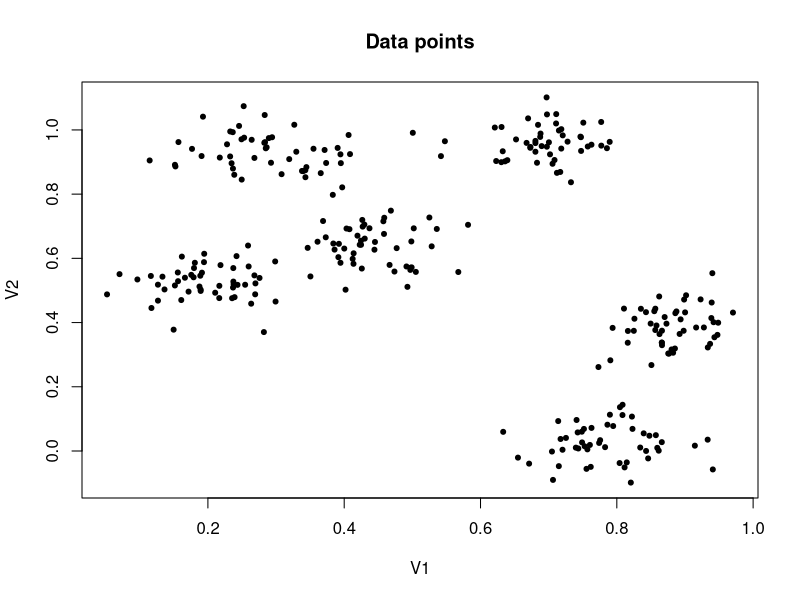

The R script that drew this image: (Note: this script raises an error after producing the figure.)
# This example reads a set of datapoints from a file
# It uses path length (TSP), tpPL, and OLO criteria to find orderings.
# It plots the paths and the heat maps all in one graph.

closeAllConnections()  # helps avoid "Error in file(con, "w") : all connections are in use"
library(lattice)      # for the levelplot function
library(latticeExtra) # allow adding plotxy objects
library(MASS)
library(seriation)
library(viridis)
library(doParallel)
registerDoParallel() # for parallel processing in TSP

### function that calculates the tree penalty matrix
penaltymatrix <-function(d,method){ 
  # d = dissimilarity matrix as a "dist" object
  # method = type of linkage: single, complete, average, Ward
  D<-as.matrix(d) # distance matrix as a "matrix" object
  if (method == "ward") {
    method = "ward.D2"
  }
  Tree1 <- hclust(d,method=method)   # tree object from hierarchical clustering
  n  <- length(Tree1$height)+1 # number of leaves in a tree
  a1 <- matrix(cutree(Tree1,1:n),ncol=n,nrow=n,byrow=F,dimnames=NULL) # matrix of cluster identities for different cuts
  h1 <- rev(Tree1$height)# vector of heights of cuts in decreasing order of length n-1
  PM <- matrix(rep(0,n^2),nrow=n) # create a matrix to save tree penalties
  for (i in 1:(n-1)) {
    for(j in (i+1):n) {
      e11 <- c(a1[i,])     # vector of cluster indices for point i
      e12 <- c(a1[j,])     # vector of cluster indices for point j
      lca1 <- max(which(e11==e12))  # least common ancestor node of i and j
      PM[i,j] <- h1[lca1]
      PM[j,i] <- PM[i,j]
    }
  }
  NM <- PM * mean(D) / mean(PM)           # normalized penalty matrix
  return(list(PM=PM,NM=NM))
}

### Reading in data matrix from a file
### This code produces a matrix A of points
A <- read.table("six_normal_clusters_4.txt",header=F)
dim(A)
head(A)
dim <- ncol(A) # number of dimensions
dim

### plot the points, if two dimensional
if (dim == 2) {
  plot(A, pch=20, main="Data points")
}

### define distance matrix and penalty matrix
n <- nrow(A) # number of points
d <- dist(A, method="euclidean") # distance matrix as a "dist" object
D <- as.matrix(d) # distance matrix as a "matrix" object

mylinkage <- "average" ## Choose a hierarchical tree type for tpPL and OLO seriation methods
TP <- penaltymatrix(d,method=mylinkage)$NM # tree penalty matrix (normalized)
tp <- as.dist(TP) # tree penalty matrix as a "dist" object
b <- 0.5 # tuning parameter for tpPL method (0.3-0.8 range recommended)
tppl <- d+b*tp # tree-penalized path length matrix as a "dist" object

### obtain TSP, OLO, and tpPL seriation orderings
rp <- 50 # number of iterations for TSP and tpPL methods
methods <- c("TSP","tpPL","OLO")
ord <- list()
cat("Computing",rp,"TSP orderings\n")
ord$tsp <- get_order(seriate(d,"TSP",control=list(rep=rp,"two_opt"),parallel=T)) 
cat("Computing",rp,"tpPL orderings\n")
ord$tppl <- get_order(seriate(tppl,"TSP",control=list(rep=rp,"two_opt"),parallel=T)) 
cat("Computing OLO ordering\n")
ord$olo <- get_order(seriate(d,method="OLO_average"))

### plot the three orderings
cat("Plotting the orderings\n")
dev.off()
for(i in 1:3){
  score <- criterion(d,ord[[i]],"Path_length")
  score2 <- criterion(tppl,ord[[i]],"Path_length")

  ### start ordering with smaller D values; helps orderings match each other
  BestPath = ord[[i]]
  j = round(n/2)
  if (sum(sum(D[BestPath[1:(j+1)],BestPath[1:(j+1)]])) > sum(sum(D[BestPath[(n-j):n],BestPath[(n-j):n]]))) {
    BestPath = rev(BestPath)  # reverse ordering; not a substantive change
  }
  imagetitle = paste(methods[i],"path length",round(score,4))
  
  ### plot points and line segments to represent the path
  ### starting point is green, ending point is black
  pa <-xyplot(A[BestPath,2]~A[BestPath,1],
              aspect = 1:1,type="p",cex=c(1,rep(0.6,n-2),1),
              pch=20,scales=list(x=list(draw=F),y=list(draw=F)),
              col=rep(c("green","red","black"),c(1,n-2,1)),
              xlab="",ylab="",main=imagetitle
              ) +xyplot(A[BestPath,2]~A[BestPath,1],type="l",
                        cex=0.5, pch=20, col="blue")
  
  print(pa,split=c(1,i,2,3),more=TRUE)
  
  ### create and plot heat map
  f <- function (mm) t(mm)[ ,nrow(mm):1] # rotates matrix 90 deg. clockwise
  ga <-levelplot(f(D[BestPath,BestPath]), xlab=" ", ylab=" ",scales=list(draw=F),
                 col.regions =viridis,
                 colorkey = list(space= "right"))
  
  if (i < 3) {
    print(ga,split=c(2,i,2,3),more=TRUE)
  } else {
    print(ga,split=c(2,i,2,3),more=FALSE)
  }
}
